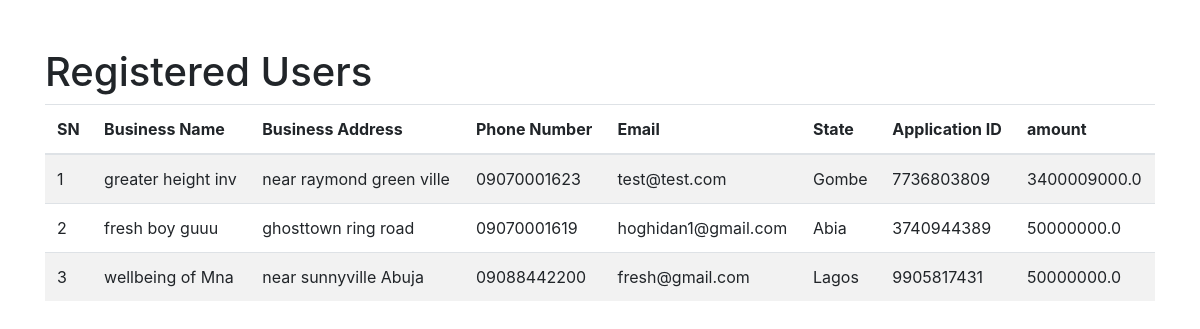
Before: /users (signed in) with the older database file.
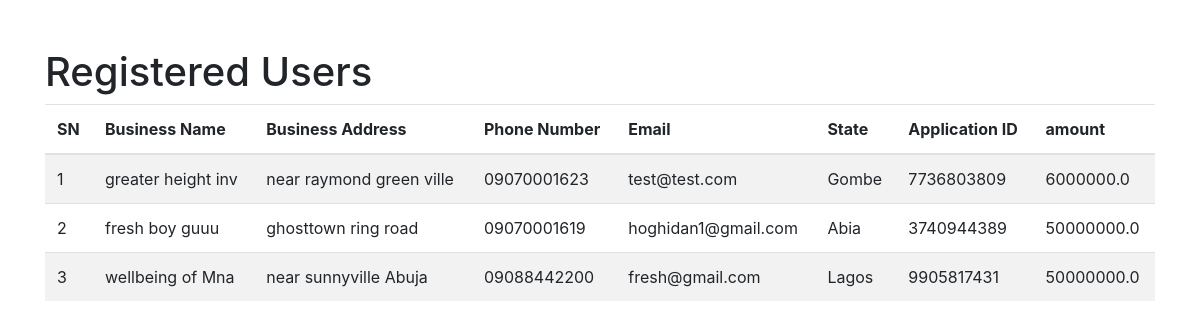
After: the same page with the newer database file.
### app.py (models this page shows)
class User(UserMixin, db.Model):
    id = db.Column(db.Integer, primary_key=True)
    business_name = db.Column(db.String(150), nullable=False)
    business_address = db.Column(db.String(150), nullable=False)
    phone_number = db.Column(db.String(15), nullable=False)
    email = db.Column(db.String(100), unique=True, nullable=False)
    state = db.Column(db.String(50), nullable=False)
    password = db.Column(db.String(200), nullable=False)
    prediction_id = db.Column(db.String(36), unique=True, nullable=True)
    is_admin = db.Column(db.Boolean, default=False)
    business_project = db.Column(db.String(150), nullable=True)
    value_chain_cat = db.Column(db.String(150), nullable=True)
    borrowing_relationship = db.Column(db.String(10), nullable=True)
    fresh_loan_request = db.Column(db.String(15), nullable=True)
    request_submitted_to_bank = db.Column(db.String(10), nullable=True)
    feasibility_study_available = db.Column(db.String(10), nullable=True)
    proposed_facility_amount = db.Column(db.Float(20), nullable=True)
    purpose_of_facility = db.Column(db.String(255), nullable=True)
    name_of_bank = db.Column(db.String(100), nullable=True)
    security_proposed = db.Column(db.String(100), nullable=True)
    highlights_of_discussion = db.Column(db.Text)
    rm_bm_name_phone_number = db.Column(db.String(100), nullable=True)
    rm_bm_email = db.Column(db.String(100), nullable=True)
    status_update = db.Column(db.Text)
    challenges = db.Column(db.Text)
    proposed_next_steps = db.Column(db.Text)

### app.py (the view)
@app.route('/users')
@admin_required
def show_users():
    users = User.query.all()
    return render_template('users.html', users=users)

### app.py (called while the page is built)
@app.before_request
def before_request():
    session.permanent = True
    app.permanent_session_lifetime = timedelta(minutes=10)
    session.modified = True
    session['last_activity'] = time.time()

def admin_required(f):
    @wraps(f)
    def decorated_function(*args, **kwargs):
        if 'user_id' not in session or not session.get('is_admin'):
            flash('You do not have permission to access this page.', 'danger')
            return redirect(url_for('login'))
        return f(*args, **kwargs)
    return decorated_function

### templates/users.html (shortened to what this page needs)
<!DOCTYPE html>
<html lang="en">
<head>
    <link href="https://stackpath.bootstrapcdn.com/bootstrap/4.5.2/css/bootstrap.min.css" rel="stylesheet">
</head>
<body>
    <div class="container mt-5">
        <h1>Registered Users</h1>
        <table class="table table-striped">
            <thead>
                <tr>
                    <th>SN</th>
                    <th>Business Name</th>
                    <th>Business Address</th>
                    <th>Phone Number</th>
                    <th>Email</th>
                    <th>State</th>
                    <th>Application ID</th>
                    <th>amount</th>
                </tr>
            </thead>
            <tbody>
                {% for user in users %}
                <tr>
                    <td>{{ user.id }}</td>
                    <td>{{ user.business_name }}</td>
                    <td>{{ user.business_address }}</td>
                    <td>{{ user.phone_number }}</td>
                    <td>{{ user.email }}</td>
                    <td>{{ user.state }}</td>
                    <td>{{ user.prediction_id }}</td>
                    <td>{{ user.proposed_facility_amount }}</td>
                </tr>
                {% endfor %}
            </tbody>
        </table>
    </div>
</body>
</html>

Changed rows visible on the page:
changed User "greater height inv": proposed_facility_amount "3400009000.0" → "6000000.0"
